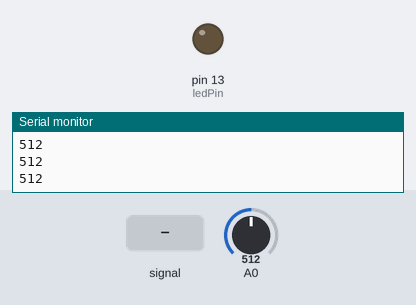
Recording of a sketch running on a simulated Arduino Uno, built with avr-gcc and run on an emulated ATmega328P. Parts: output pins drawn as LEDs (lit = HIGH), the last lines printed to the serial monitor. Dashed ring = blinking. Inputs (shaded band) come from the test bench; at power-on: A0 = 512.

Above: at 1.2 s.
1.3 s: A0 fed a 200 Hz sine of ±81 counts around its level
At 1.79 s:
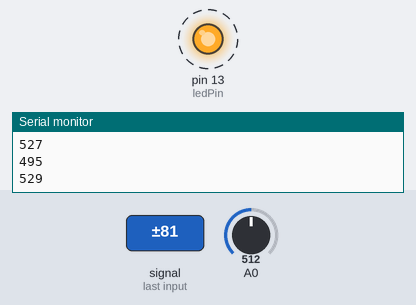
4.3 s: A0 set to 716
At 5.3 s:
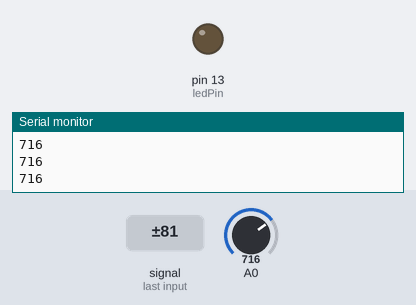
Timing chart, 0 to 7.3 s (numbered marks = the images above; inputs shaded):
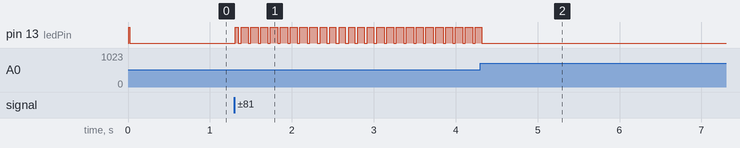

The sketch:

sound-blink.ino
```cpp
const int ledPin =  13; // LED pin
const int diff = 20;    // Variation to detect
const int samples = 70; // how many readings to take
int prevValue = 0;

void setup() {
  Serial.begin(9600);
  pinMode(ledPin, OUTPUT);
  digitalWrite(ledPin, LOW);
}

void loop() {

  long sum = 0;
  for (int i = 0; i < samples; i++)
  {
    sum += analogRead(A0);
  }

  sum = sum / samples;  // average
  if (abs(sum - prevValue) > diff) {
    digitalWrite(ledPin, HIGH);
    delay(5);
  } else {
    digitalWrite(ledPin, LOW);
  }

      Serial.println(sum);
  prevValue = sum;

}
```

Measured:
- after the input at 1.3 s, pin 13 (ledPin): alternates HIGH for 0.09 s and LOW for 0.03 s, starting at once
- after the input at 4.3 s, pin 13 (ledPin): goes on until 4.3 s, then stays LOW
